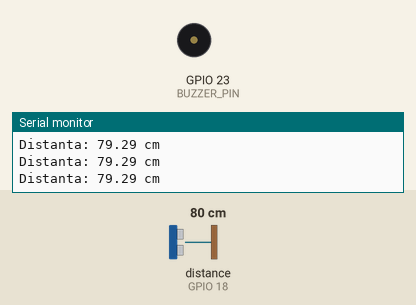
This sketch was run on a simulated ESP32. On the bench: buzzer (waves = sounding), the last lines printed to the serial monitor. Wiring (inferred from the names in the program): ultrasonic range finder: trigger GPIO 5; echo GPIO 18. The inputs (shaded band) are chosen by the test bench; at power-on: distance to the obstacle (sensor on GPIO 18) 80 cm. The echo pulse lasts 58.3 µs per cm.

Above: at 1.2 s.
1.3 s: distance to the obstacle (sensor on GPIO 18) set to 34 cm
2.8 s: distance to the obstacle (sensor on GPIO 18) set to 28 cm
At 3.13 s:
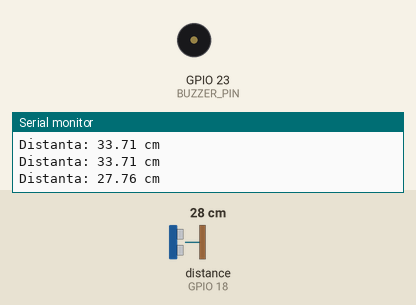
Timing chart, 0 to 11.8 s (numbered marks = the images above; inputs shaded):
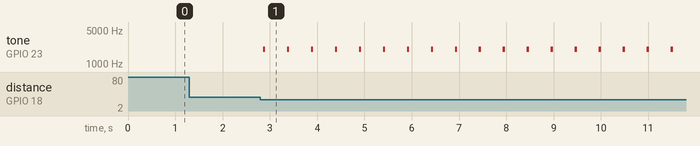

The sketch:

ESP32_Ultrasonic_Buzzer.ino
```cpp
// Definirea pinilor conectați la senzorul ultrasonic și buzzer
#define TRIG_PIN 5       // Pinul de TRIGGER al senzorului ultrasonic
#define ECHO_PIN 18      // Pinul de ECHO al senzorului ultrasonic
#define BUZZER_PIN 23    // Pinul conectat la buzzer (pasiv)

long duration;           // Durata semnalului ultrasonic (în microsecunde)
float distance;          // Distanța calculată (în centimetri)

void setup() {
  Serial.begin(115200);              // Inițializează comunicarea serială pentru debugging
  pinMode(TRIG_PIN, OUTPUT);         // Setează TRIG ca ieșire
  pinMode(ECHO_PIN, INPUT);          // Setează ECHO ca intrare
  pinMode(BUZZER_PIN, OUTPUT);       // Setează pinul buzzerului ca ieșire
}

void loop() {
  // Trimite un impuls scurt de 10 microsecunde către TRIG pentru a porni măsurătoarea
  digitalWrite(TRIG_PIN, LOW);
  delayMicroseconds(2);             // Pauză scurtă pentru siguranță
  digitalWrite(TRIG_PIN, HIGH);     // Trimite semnalul TRIG
  delayMicroseconds(10);            // Menține semnalul 10 μs
  digitalWrite(TRIG_PIN, LOW);      // Oprește TRIG

  // Citește durata semnalului de ecou reflectat
  duration = pulseIn(ECHO_PIN, HIGH);       // Măsoară cât timp semnalul ECHO rămâne HIGH

  // Conversie din microsecunde în centimetri
  // Formula: viteza sunetului (0.034 cm/μs), împărțit la 2 (dus-întors)
  distance = duration * 0.034 / 2;

  // Afișează distanța în consolă pentru monitorizare
  Serial.print("Distanta: ");
  Serial.print(distance);
  Serial.println(" cm");

  // Verifică dacă obiectul este la mai puțin de 30 cm
  if (distance <= 30.0 && distance > 0) {
    // Cu cât obiectul este mai aproape, cu atât sunetele sunt mai dese
    // 'map' transformă distanța între 0–30 cm într-un delay între 50–500 ms
    int delayTime = map(distance, 0, 30, 50, 500);

    // Generează un sunet la 2000 Hz timp de 50 ms
    tone(BUZZER_PIN, 2000);
    delay(50);  // Durata sunetului

    // Oprește sunetul
    noTone(BUZZER_PIN);

    // Pauză variabilă în funcție de distanță
    delay(delayTime);
  } else {
    // Dacă distanța e mai mare de 30 cm, nu face nimic (buzzer oprit)
    noTone(BUZZER_PIN);
    delay(200); // Pauză generală de 200 ms
  }
}
```

Measured:
- the behaviour switches between 31 and 30 cm on distance to the obstacle (sensor on GPIO 18) (found by bisection; images 0 and 1)
- after the input at 2.8 s, tone on GPIO 23 (BUZZER_PIN): alternates 2000 Hz for 0.05 s and silent for 0.46 s, starting after 0.06 s
